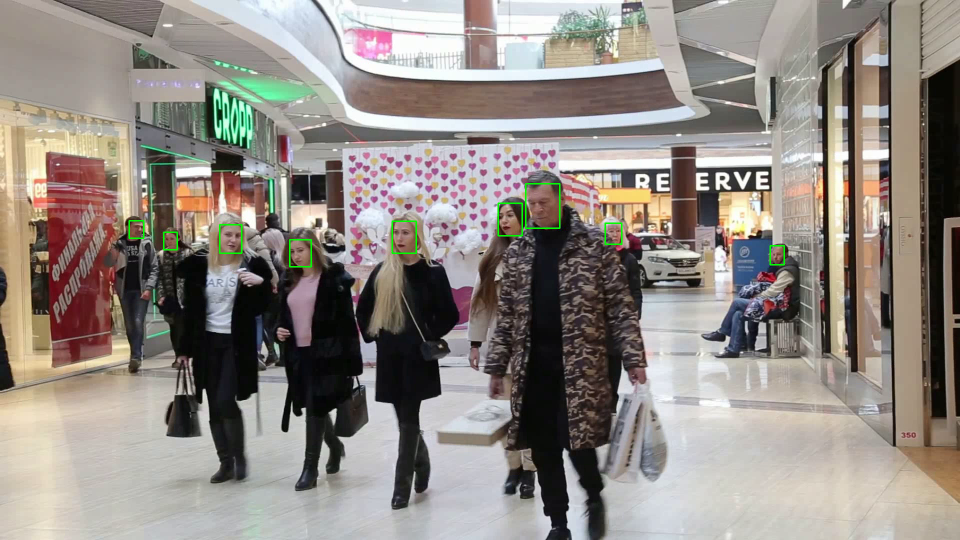
#> input picture frame 1 of face_detection/video/v8.mp4, 1920 x 1080 px (shown at 1/2 size)
$ python faceTraking.py
#> lines starting #> are read from the running program, lines starting #| are printed output that depends on the picture; after the words box and inside, x2 and y2 are one past the last pixel; in counts of white or black regions, pixels touching at a corner belong together
from __future__ import annotations

import argparse
import math
from pathlib import Path

PROJECT_ROOT = Path(__file__).resolve().parents[1]
DEFAULT_VIDEO = PROJECT_ROOT / "video" / "v8.mp4"
DEFAULT_CASCADE = Path(__file__).resolve().with_name("h1.xml")


def build_parser() -> argparse.ArgumentParser:
    parser = argparse.ArgumentParser(description="Legacy OpenCV Haar cascade tracker demo.")
    parser.add_argument("--video", default=str(DEFAULT_VIDEO), help="Path to the input video.")
    parser.add_argument("--cascade", default=str(DEFAULT_CASCADE), help="Path to the Haar cascade XML file.")
    parser.add_argument("--detect-every", type=int, default=4, help="Run face detection every N frames.")
    parser.add_argument("--window-name", default="Multi-Object Tracking", help="OpenCV window title.")
    return parser


def tracker_factory():
    if hasattr(cv2, "TrackerMOSSE_create"):
        return cv2.TrackerMOSSE_create
    legacy = getattr(cv2, "legacy", None)
    if legacy is not None and hasattr(legacy, "TrackerMOSSE_create"):
        return legacy.TrackerMOSSE_create
    raise RuntimeError("MOSSE tracker is not available in this OpenCV build.")


def calculate_distance(x1: float, y1: float, x2: float, y2: float) -> float:
    return math.sqrt((x2 - x1) ** 2 + (y2 - y1) ** 2)


def draw_box(frame, bbox, tracker_id: int, highlight: bool = False) -> None:
    color = (0, 255, 0) if highlight else (0, 0, 255)
    x, y, w, h = [int(value) for value in bbox]
    cv2.rectangle(frame, (x, y), (x + w, y + h), (255, 0, 255), 3, 1)
    cv2.putText(frame, f"Tracker ID: {tracker_id}", (x, y - 10), cv2.FONT_HERSHEY_SIMPLEX, 0.75, color, 2)


def main() -> None:
    global cv2
    import cv2

    args = build_parser().parse_args()
    video_path = Path(args.video).expanduser()
    cascade_path = Path(args.cascade).expanduser()

    capture = cv2.VideoCapture(str(video_path))
    if not capture.isOpened():
        raise SystemExit(f"Could not open video: {video_path}")

    face_cascade = cv2.CascadeClassifier(str(cascade_path))
    if face_cascade.empty():
        capture.release()
        raise SystemExit(f"Could not load cascade file: {cascade_path}")

    create_tracker = tracker_factory()
    trackers: dict[int, tuple[object, tuple[int, int, int, int]]] = {}
    tracker_id_counter = 1
    face_to_tracker_map: dict[int, tuple[int, int, int, int]] = {}
    frame_index = 0

    try:
        while True:
            timer = cv2.getTickCount()
            ok, frame = capture.read()
#> frame is the input picture: shape (1080, 1920, 3); mean B, G, R 131.3, 137.5, 144.5
            if not ok:
                break

            for tracker_id, (tracker, bbox) in list(trackers.items()):
                success, new_bbox = tracker.update(frame)
                if not success:
                    trackers.pop(tracker_id, None)
                    continue
                trackers[tracker_id] = (tracker, new_bbox)
                draw_box(frame, new_bbox, tracker_id)
#> after the loop, trackers = 0 items

            if frame_index % max(args.detect_every, 1) == 0:
                gray = cv2.cvtColor(frame, cv2.COLOR_BGR2GRAY)
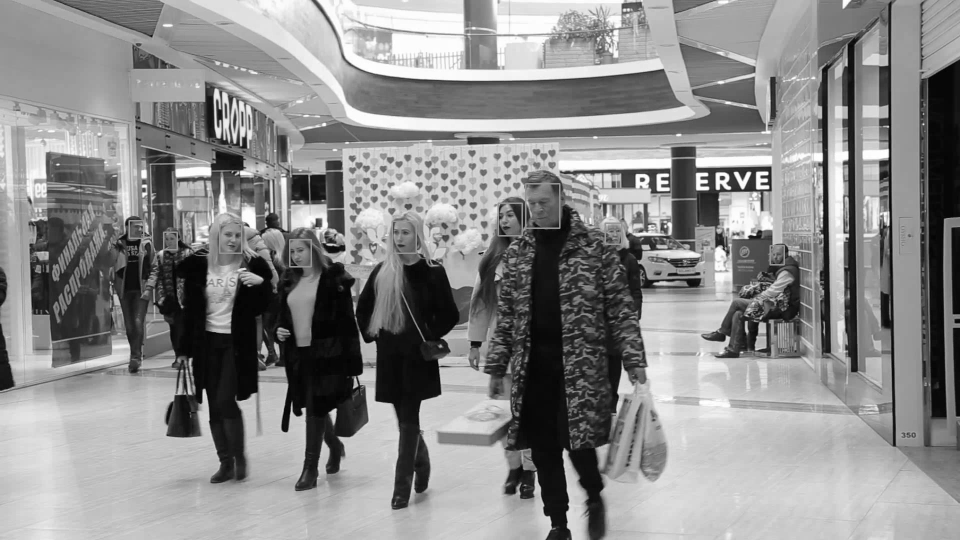
#> gray: shape (1080, 1920) (shown at 1/2 size); min 0, max 255, mean 138.9
                faces = face_cascade.detectMultiScale(gray, scaleFactor=1.16, minNeighbors=6, minSize=(30, 30))
#> faces = [[985, 412, 52, 52], [775, 444, 54, 54], [568, 482, 51, 51], [437, 448, 57, 57]]

                for face in faces:
                    bbox = tuple(face)
                    face_id = None
                    for known_face_id, known_bbox in face_to_tracker_map.items():
                        if calculate_distance(bbox[0], bbox[1], known_bbox[0], known_bbox[1]) < 50:
                            face_id = known_face_id
                            break

                    if face_id is None:
                        face_id = tracker_id_counter
                        tracker_id_counter += 1
                        tracker = create_tracker()
                        tracker.init(frame, bbox)
                        trackers[face_id] = (tracker, bbox)

                    face_to_tracker_map[face_id] = bbox
                    draw_box(frame, bbox, face_id, highlight=True)
#> this loop made 4 passes
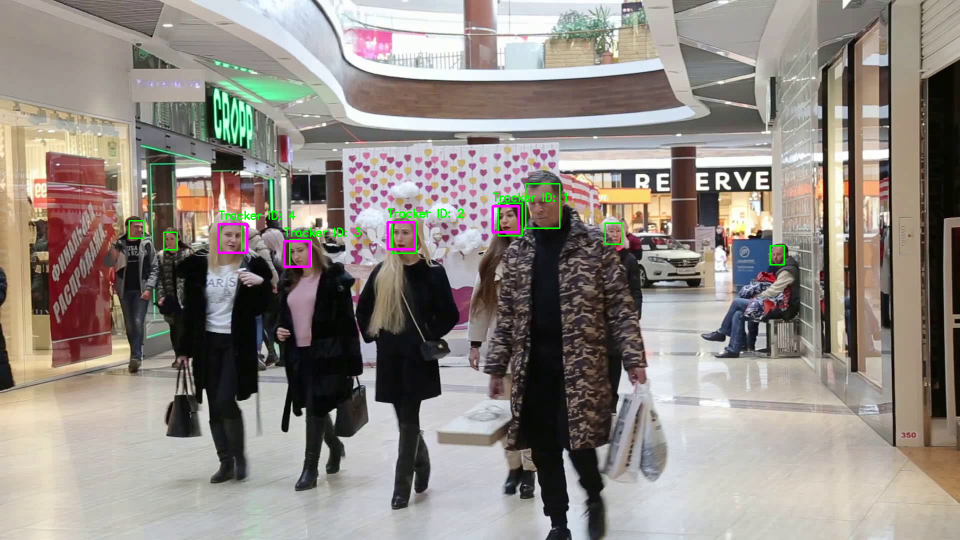
#> frame: shape (1080, 1920, 3) (shown at 1/2 size); 0.38% of pixels changed, all inside (x1, y1, x2, y2) = (435, 385, 1134, 536)
#> after the loop, face_to_tracker_map = {1: (985, 412, 52, 52), 2: (775, 444, 54, 54), 3: (568, 482, 51, 51), 4: (437, 448, 57, 57)}; tracker_id_counter = 5; trackers = 4 items

            fps = cv2.getTickFrequency() / max(cv2.getTickCount() - timer, 1)
            cv2.putText(frame, f"FPS: {int(fps)}", (20, 20), cv2.FONT_HERSHEY_SIMPLEX, 0.7, (0, 0, 255), 2)
#> frame: shape (1080, 1920, 3); 0.02% of pixels changed, all inside (x1, y1, x2, y2) = (22, 4, 93, 22)
            cv2.imshow(args.window_name, cv2.resize(frame, (1000, 650), interpolation=cv2.INTER_AREA))
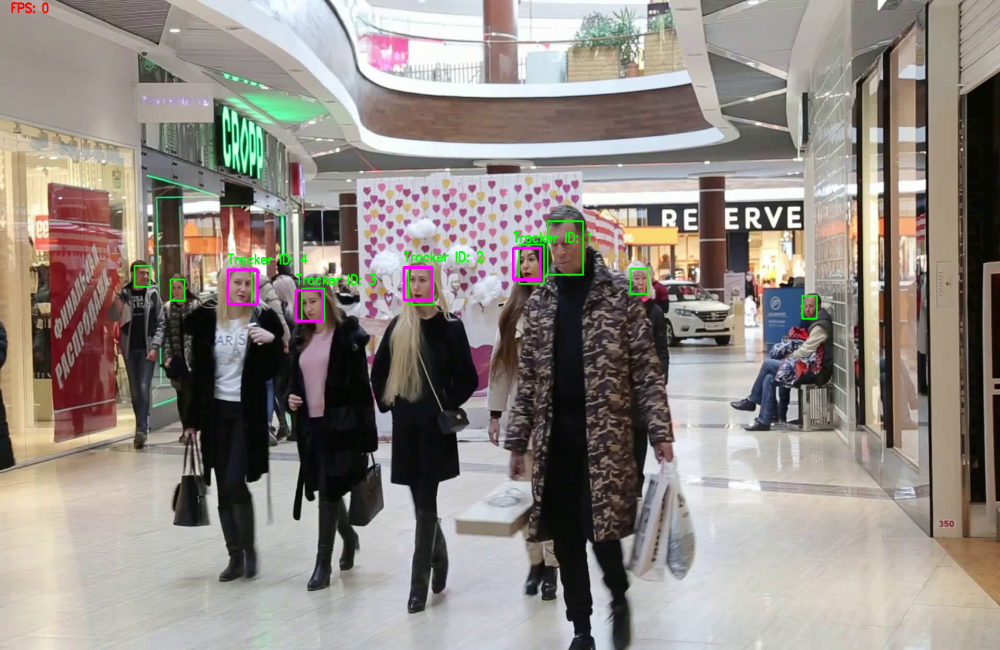
#> window 'Multi-Object Tracking': shape (650, 1000, 3); mean B, G, R 131.4, 137.3, 144.5

            if cv2.waitKey(1) & 0xFF == ord("q"):
#> (key q is pressed here)
                break
            frame_index += 1
    finally:
        capture.release()
        cv2.destroyAllWindows()


if __name__ == "__main__":
    main()

$ run again, starting later in the video
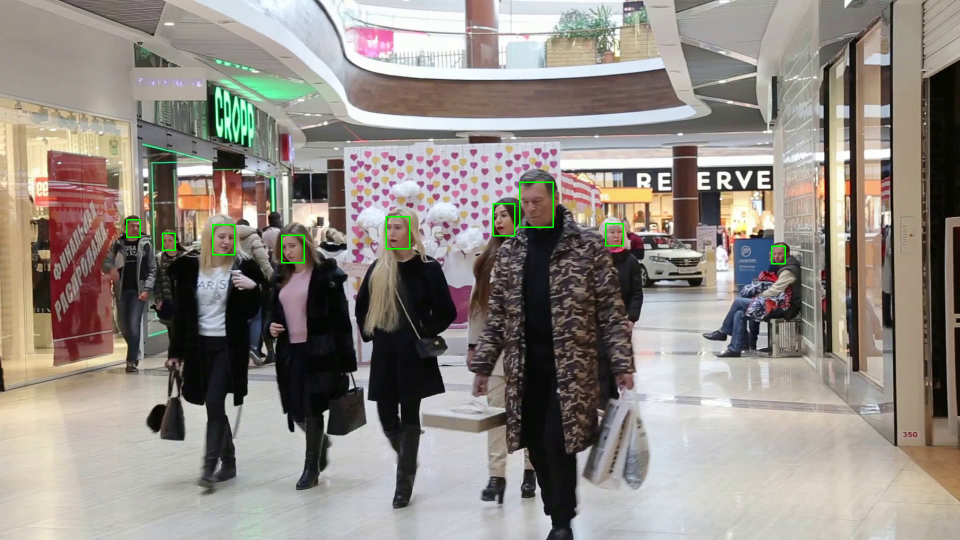
#> input picture frame 5 of face_detection/video/v8.mp4, 1920 x 1080 px (shown at 1/2 size)
#> in main, frame is the input picture: shape (1080, 1920, 3); mean B, G, R 131.9, 138.1, 145.1
#> after the loop in main, `for tracker_id, (tracker, bbox) in list(trackers.items()):`: trackers = 0 items
#> faces = [[1210, 447, 43, 43], [975, 413, 50, 50], [761, 435, 51, 51], [1032, 380, 62, 62], [424, 452, 56, 56]]
#> the loop in main, `for face in faces:` made 5 passes
#> after the loop in main, `for face in faces:`:
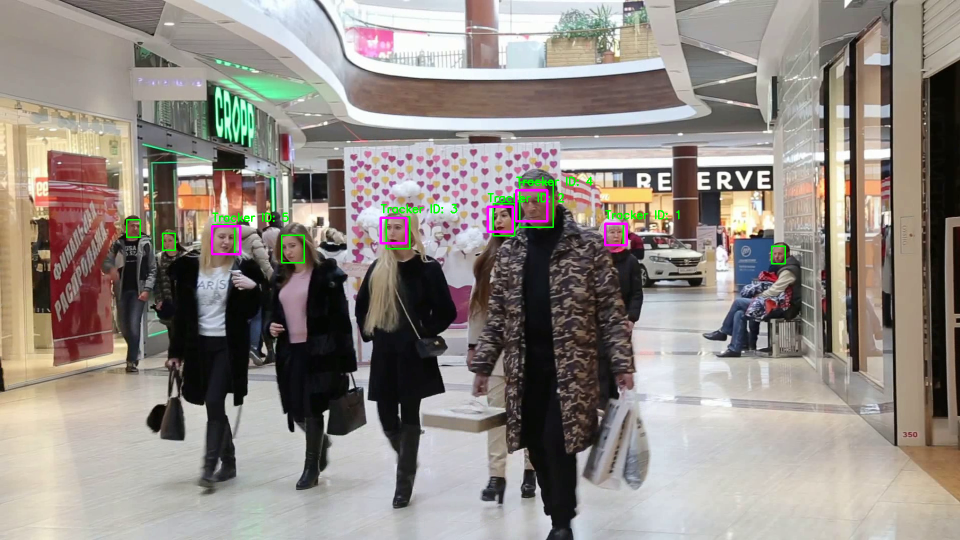
#> frame: shape (1080, 1920, 3) (shown at 1/2 size); 0.46% of pixels changed, all inside (x1, y1, x2, y2) = (422, 353, 1359, 511)
#> after the loop in main, `for face in faces:`: face_to_tracker_map = {1: (1210, 447, 43, 43), 2: (975, 413, 50, 50), 3: (761, 435, 51, 51), 4: (1032, 380, 62, 62), 5: (424, 452, 56, 56)}; tracker_id_counter = 6; trackers = 5 items
#> in main, `cv2.imshow(args.window_name, cv2.resize(frame, (1000, 650), interpolat..`:
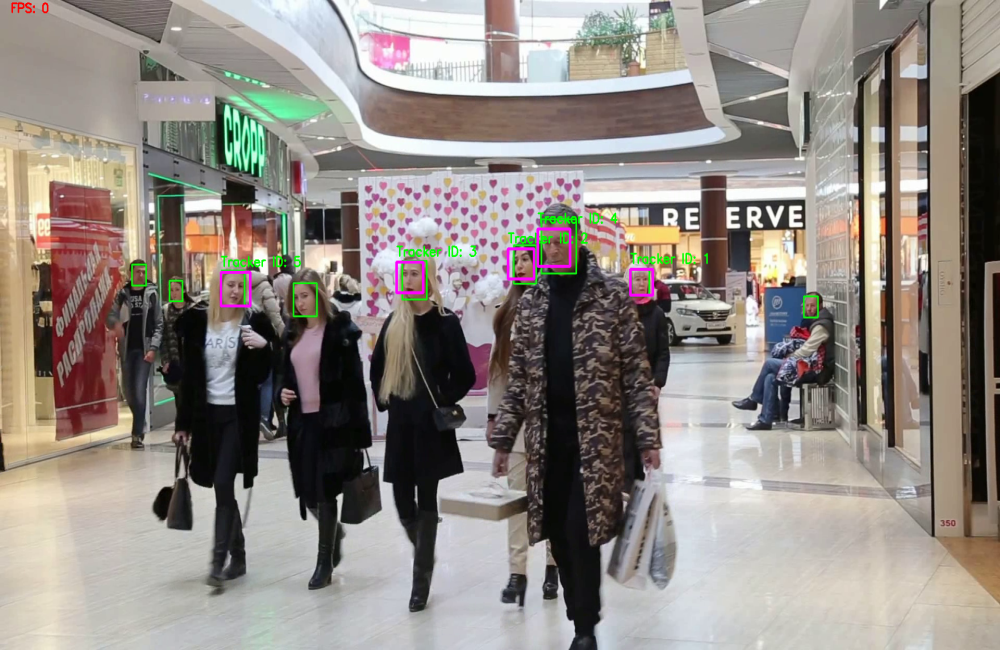
#> window 'Multi-Object Tracking': shape (650, 1000, 3); mean B, G, R 131.9, 137.9, 145.1

$ run again, starting later in the video
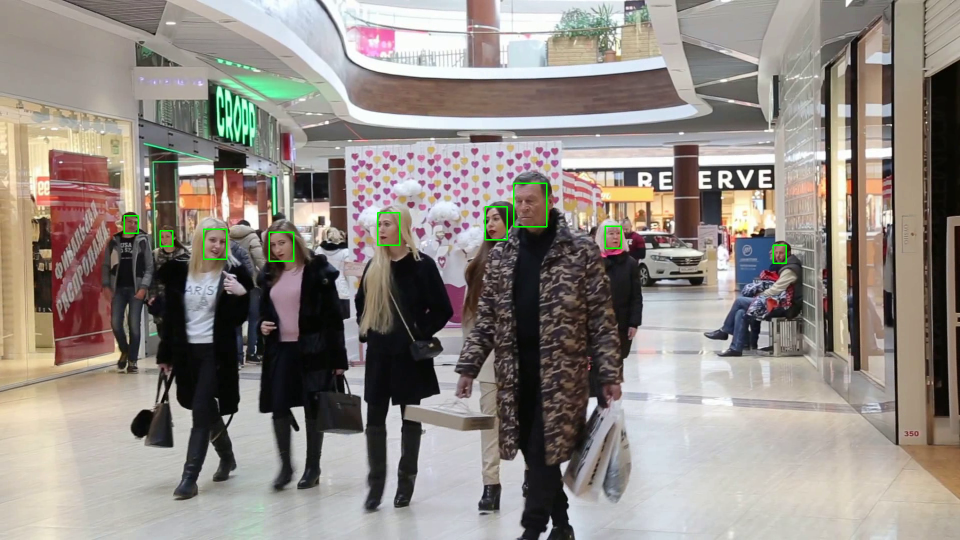
#> input picture frame 10 of face_detection/video/v8.mp4, 1920 x 1080 px (shown at 1/2 size)
#> in main, frame is the input picture: shape (1080, 1920, 3); mean B, G, R 131.5, 137.3, 144.6
#> after the loop in main, `for tracker_id, (tracker, bbox) in list(trackers.items()):`: trackers = 0 items
#> faces = [[1208, 449, 44, 44], [958, 420, 52, 52], [741, 429, 53, 53], [394, 543, 50, 50], [1016, 375, 68, 68], [405, 460, 58, 58]]
#> the loop in main, `for face in faces:` made 6 passes
#> after the loop in main, `for face in faces:`:
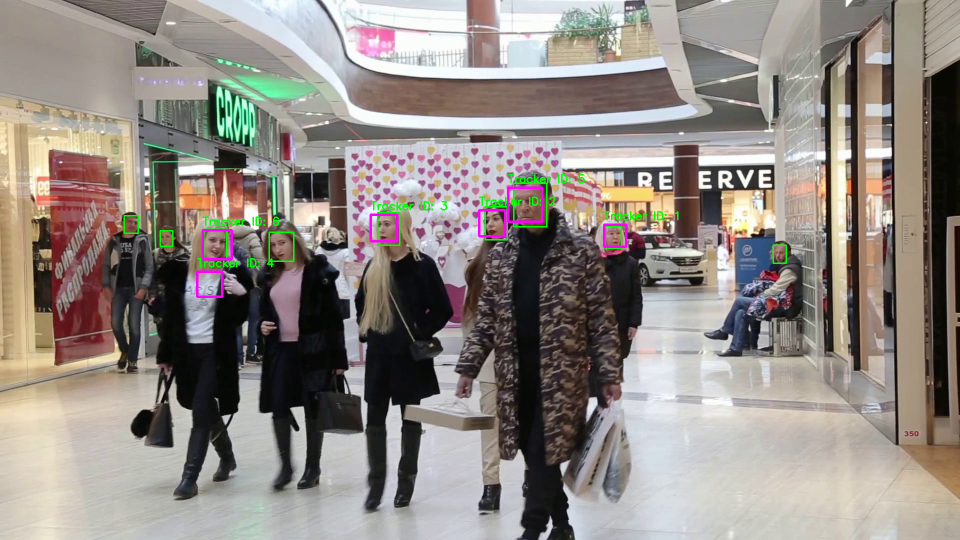
#> frame: shape (1080, 1920, 3) (shown at 1/2 size); 0.57% of pixels changed, all inside (x1, y1, x2, y2) = (392, 348, 1357, 596)
#> after the loop in main, `for face in faces:`: face_to_tracker_map = {1: (1208, 449, 44, 44), 2: (958, 420, 52, 52), 3: (741, 429, 53, 53), 4: (394, 543, 50, 50), 5: (1016, 375, 68, 68), 6: (405, 460, 58, 58)}; tracker_id_counter = 7; trackers = 6 items
#> in main, `cv2.imshow(args.window_name, cv2.resize(frame, (1000, 650), interpolat..`:
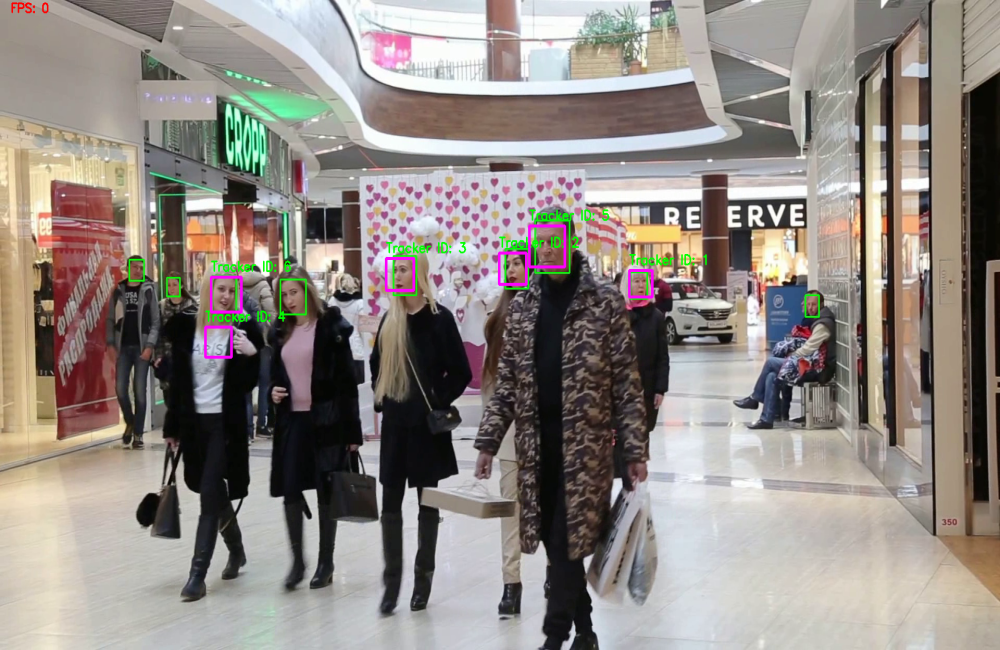
#> window 'Multi-Object Tracking': shape (650, 1000, 3); mean B, G, R 131.6, 137.1, 144.6
